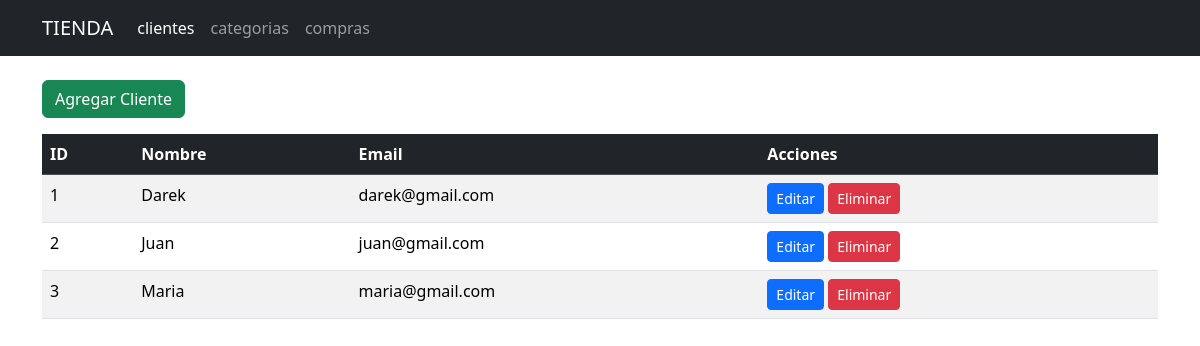
Before: /clientes with the older database file.
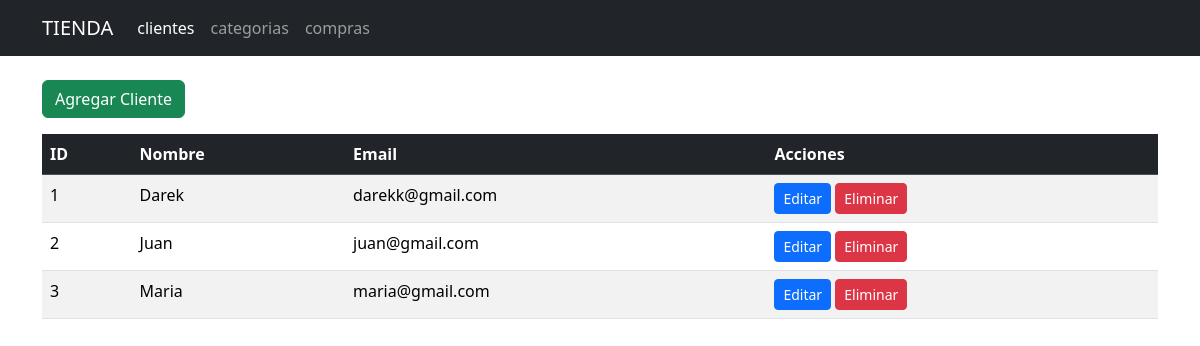
After: the same page with the newer database file.
### tables this page shows
CREATE TABLE clientes (
    id INTEGER PRIMARY KEY AUTOINCREMENT,
    nombre TEXT NOT NULL,
    email TEXT NOT NULL UNIQUE
);

### app.py (the view)
@app.route('/clientes')
def clientes():
    conn = get_db_connection()
    clientes = conn.execute(
        'SELECT * FROM clientes'
    ).fetchall()
    conn.close()
    return render_template(
        'clientes.html',
        clientes=clientes
    )

### app.py (called while the page is built)
def get_db_connection():
    conn = sqlite3.connect('database.db')
    conn.row_factory = sqlite3.Row
    return conn

### templates/clientes.html
{% extends 'base.html' %}
{% block content %}
<a href="{{ url_for('agregar_cliente') }}" class="btn btn-success mb-3">Agregar Cliente</a>
<table class="table table-striped table-hover">
  <thead class="table-dark">
    <tr>
      <th>ID</th>
      <th>Nombre</th>
      <th>Email</th>
      <th>Acciones</th>
    </tr>
  </thead>
  <tbody>
    {% for cliente in clientes %}
    <tr>
      <td>{{ cliente.id }}</td>
      <td>{{ cliente.nombre }}</td>
      <td>{{ cliente.email }}</td>
      <td>
        <a href="{{ url_for('editar_cliente', id=cliente.id) }}" class="btn btn-primary btn-sm">Editar</a>
        <a href="{{ url_for('eliminar_cliente', id=cliente.id) }}" class="btn btn-danger btn-sm">Eliminar</a>
      </td>
    </tr>
    {% endfor %}
  </tbody>
</table>
{% endblock %}

Changed rows visible on the page:
changed clientes "Darek": email "darek@gmail.com" → "darekk@gmail.com"
